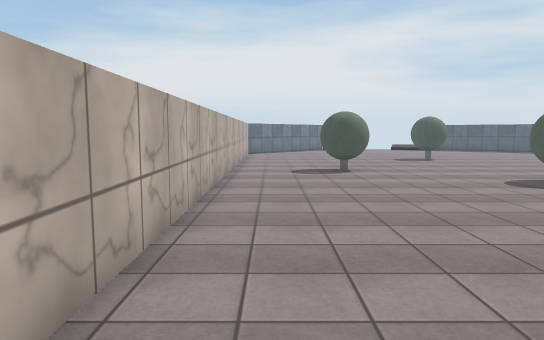
view 1 (above)

23 first-person views from a walk through a Unity game level. The camera is 1.4 m above the floor, tilts 6° down and sees 70° across. The floor is counted in squares, 1 m on a side. Each view is taken from the middle of a square. On the plan, view 1 faces up. The plan holds only what a view shows up to about 16 squares ahead; the rest is blank. The player character is not drawn. Surface patterns are stand-ins for the level's own textures.

view 2
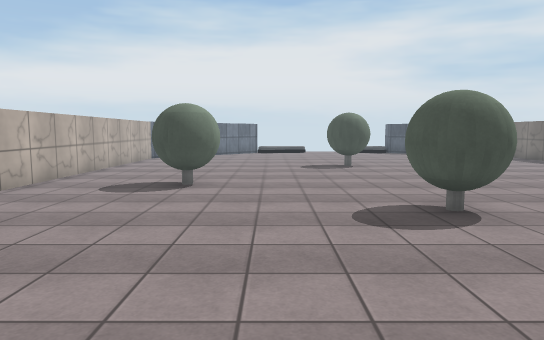

view 3
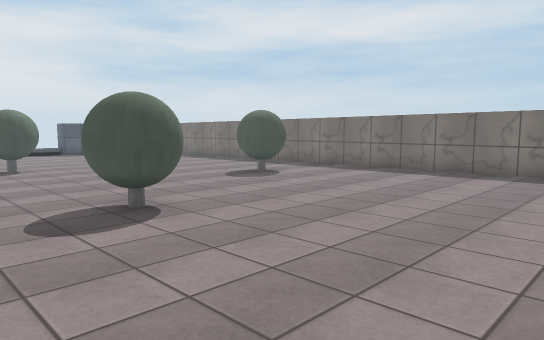

view 4
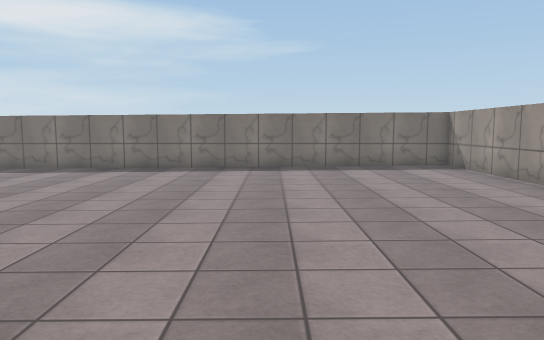

view 5
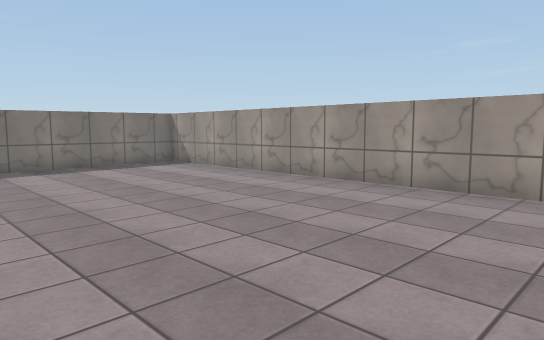

view 6
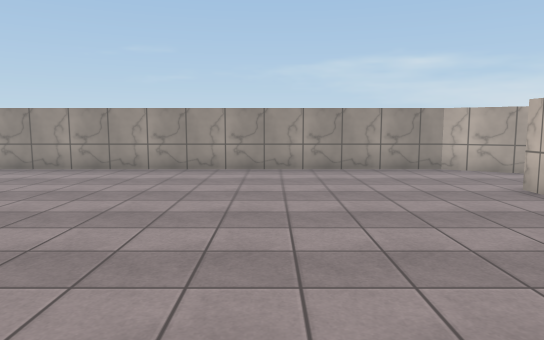

view 7
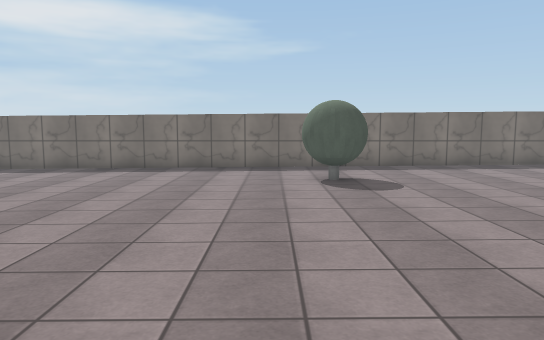

view 8
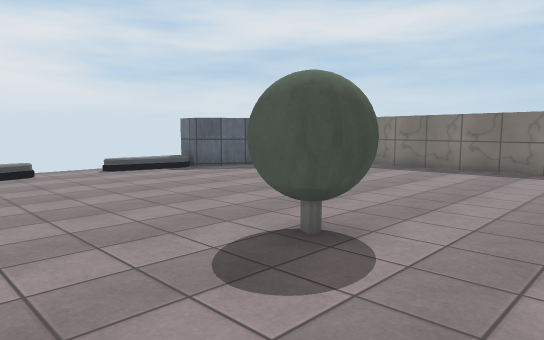

view 9
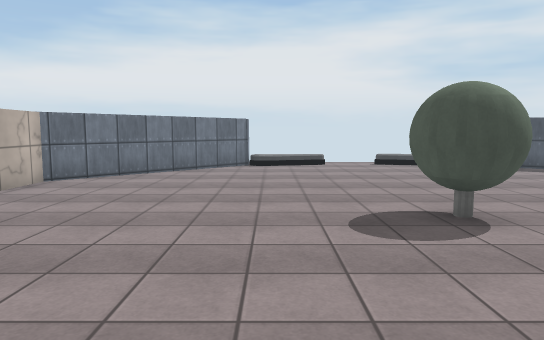

view 10
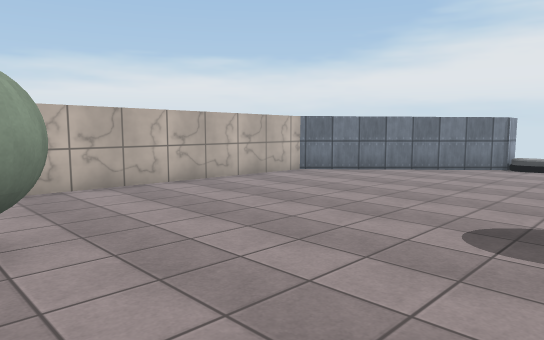

view 11
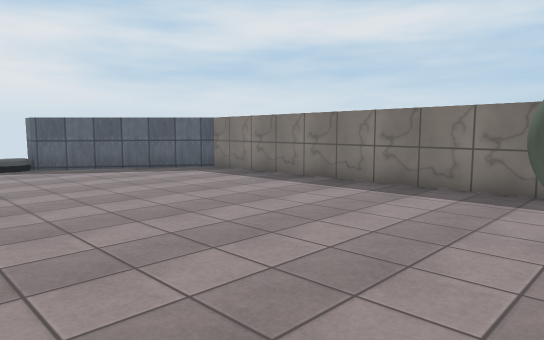

view 12
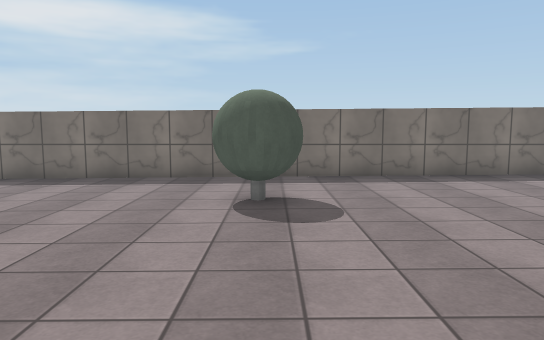

view 13
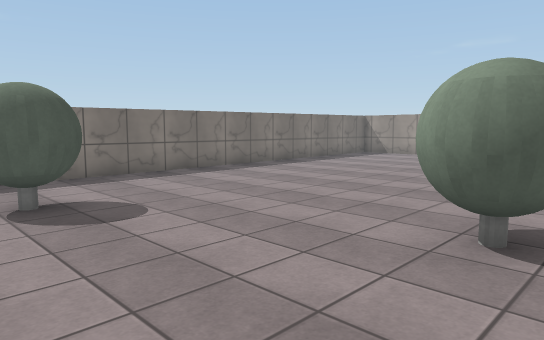

view 14
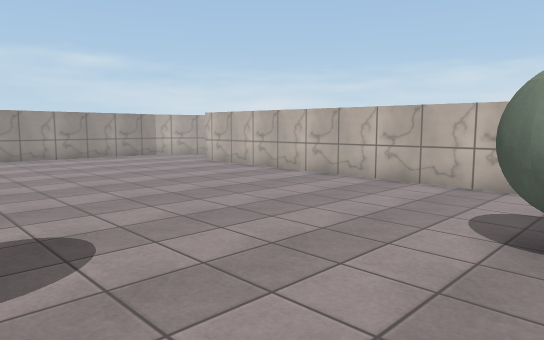

view 15
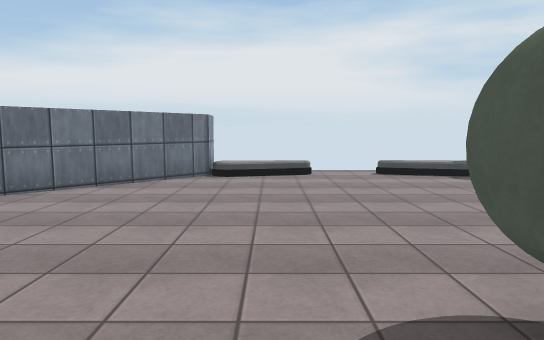

view 16
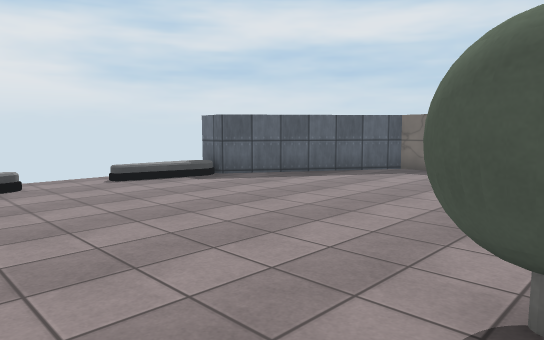

view 17
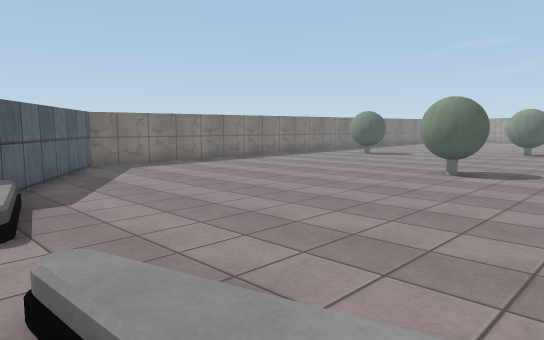

view 18
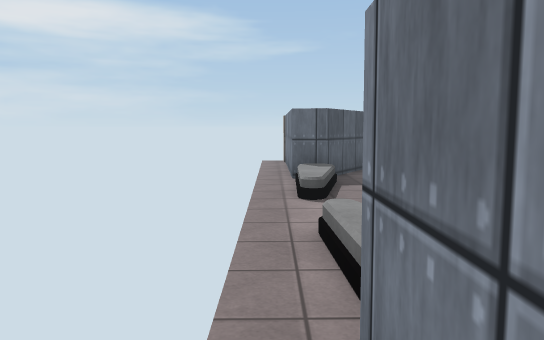

view 19
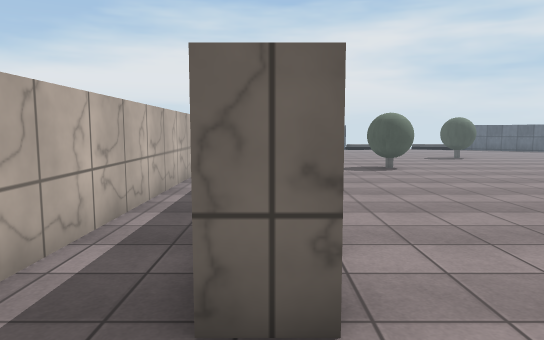

view 20
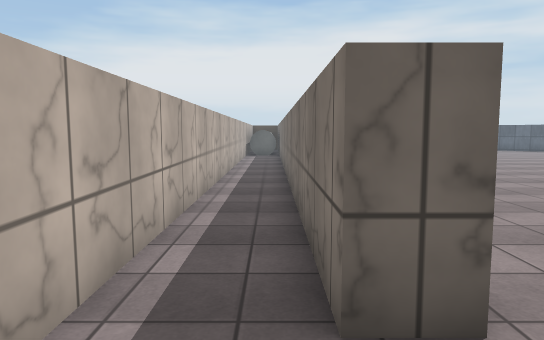

view 21
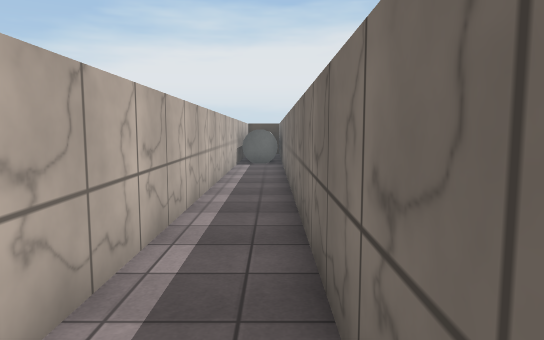

view 22
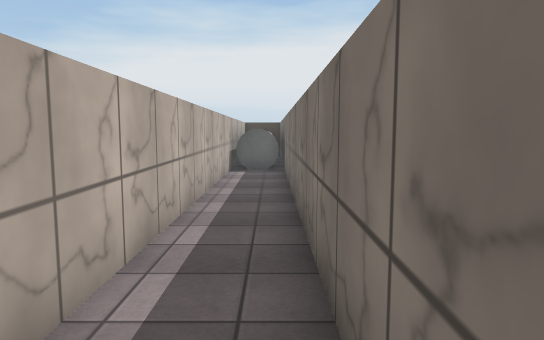

view 23
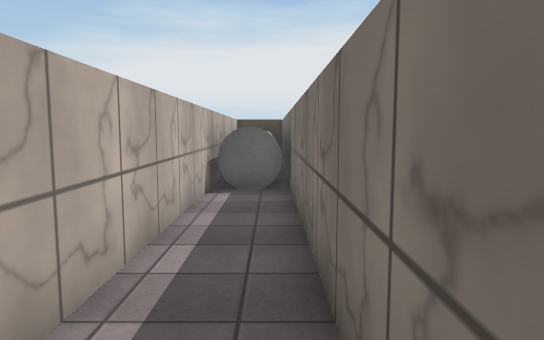

### Floor plan
Points are (right, up) in squares from view 1. A wall is a line through its corners. A room is listed if a view was taken in it or the views show most of it. See-through windows are left out.
Room 1 (views 1, 2, 3, 4, 5, 6, 7, 8, 9, 10, 11, 12, 13, 14, 15, 16, 19, 20, 21, 22, 23)
walls: (-2.6, 22.5) (-4.4, 22.5); (4, 31.5) (4, 30.6) (-1.5, 25) (-1.5, 1.5) (-2.5, 1.5) (-2.5, 28.1); (-3.5, -1.4) (-1.5, -2.5) (18.4, -2.5) (18.4, 26.7) (13, 30.4) (13, 31.5) (17.9, 31.5); (-4.6, 28.7) (-4.6, 1)
ways out: opening at (4, 32) to room 2
objects: other object (2, 14) to (3, 15); other object (7, 20) to (9, 21); other object (8, 10) to (9, 12); other object (14, 14) to (15, 15)
Room 2 (views 17, 18)
walls: (2.6, 31.5) (4, 31.5)
ways out: opening at (4, 32) to room 1

Positions as (right, up) in squares from view 1, and headings:
1: (0, 0), facing up
2: (5, 4), facing up
3: (5, 4), facing up-right
4: (4, 4), facing right
5: (4, 6), facing down-right
6: (4, 10), facing down
7: (4, 16), facing right
8: (4, 17), facing up-right
9: (5, 14), facing up
10: (8, 14), facing up-left
11: (9, 14), facing up-right
12: (7, 14), facing right
13: (7, 16), facing down-right
14: (8, 15), facing down-left
15: (6, 18), facing up
16: (5, 20), facing up-right
17: (4, 32), facing down-right
18: (2, 32), facing right
19: (-2, -1), facing up
20: (-3, -1), facing up
21: (-3, 5), facing up
22: (-3, 8), facing up
23: (-3, 13), facing up
